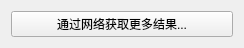
<?xml version="1.0" encoding="UTF-8"?>
<ui version="4.0">
 <class>LinkButton</class>
 <widget class="QWidget" name="LinkButton">
  <property name="geometry">
   <rect>
    <x>0</x>
    <y>0</y>
    <width>244</width>
    <height>41</height>
   </rect>
  </property>
  <property name="windowTitle">
   <string>Form</string>
  </property>
  <layout class="QHBoxLayout" name="horizontalLayout">
   <item>
    <widget class="QPushButton" name="pushButton">
     <property name="text">
      <string>通过网络获取更多结果...</string>
     </property>
     <property name="icon">
      <iconset resource="Image.qrc">
       <normaloff>:/image/res/find.png</normaloff>:/image/res/find.png</iconset>
     </property>
    </widget>
   </item>
  </layout>
 </widget>
 <resources>
  <include location="Image.qrc"/>
 </resources>
 <connections/>
</ui>
